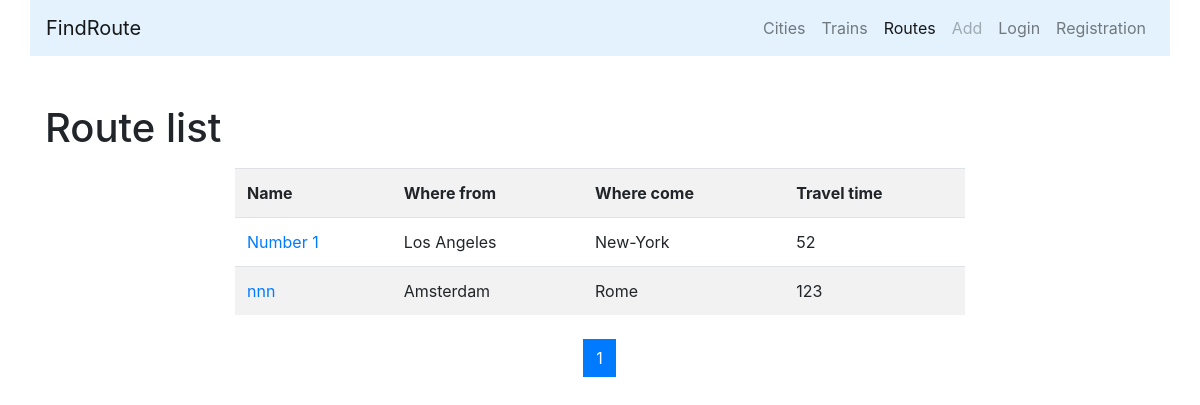
The app's page /list/, older data.
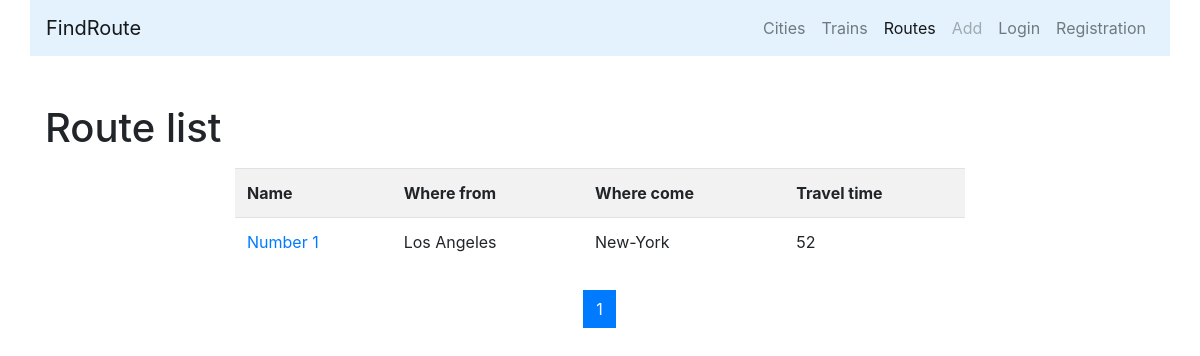
The same page, newer data.
### routes/models.py (models this page shows, shortened)
class Route(models.Model):
    name = models.CharField(
        max_length=50, unique=True, verbose_name='Route name'
    )
    travel_times = models.PositiveSmallIntegerField(
        verbose_name='Total travel time'
    )
    from_city = models.ForeignKey(
        City, on_delete=models.CASCADE,
        related_name='route_from_city_set',
        verbose_name='From what city'
    )
    to_city = models.ForeignKey(
        'cities.City', on_delete=models.CASCADE,
        related_name='route_to_city_set',
        verbose_name='Which city'
    )
    trains = models.ManyToManyField(
        'trains.Train', verbose_name='List of trains'
    )
    class Meta:
        verbose_name = 'Route'
        verbose_name_plural = 'Routes'
        ordering = ['travel_times']

### cities/models.py (models this page shows, shortened)
class City(models.Model):
    name = models.CharField(max_length=100, unique=True, verbose_name='City')
    def __str__(self):
        return self.name
    class Meta:
        verbose_name = 'City'
        verbose_name_plural = 'Cities'
        ordering = ['name']

### routes/views.py (the view)
# urls.py: path('list/', RouteListView.as_view(), name='list'),
class RouteListView(ListView):
    paginate_by = 10
    model = Route
    template_name = 'routes/list.html'

### routes/templates/routes/list.html (shortened to what this page needs)
{% extends 'base.html' %}
{% block content %}
<h1>Route list</h1>
<div class="row ">
    <div class="col-md-8 mx-auto my-2">
        <table class="table table-striped">
            <tr>
                <th>Name</th>
                <th>Where from</th>
                <th>Where come</th>
                <th>Travel time</th>
            </tr>
        {% for object in page_obj %}
            <tr>
                <td>
                    <a href="{% url 'detail' pk=object.pk%}">{{object.name}}</a>
                </td>
                <td>{{object.from_city}}</td>
                <td>{{object.to_city}}</td>
                <td>{{object.travel_times}}</td>
            </tr>
        {% endfor %}
        </table>
    </div>
</div>
<nav aria-label="Page navigation example">
  <ul class="pagination justify-content-center">
    {% for page in page_obj.paginator.page_range %}
        <li class="page-item {% if page == page_obj.number %} active {% endif %} ">
            <a class="page-link" href="?page={{page}}">
                {{ page }}
            </a>
        </li>
    {% endfor %}
  </ul>
</nav>
{% endblock %}

Row changes from the older to the newer data that the page shows:
removed Route: name "nnn", from_city "Amsterdam", to_city "Rome", travel_times "123"
